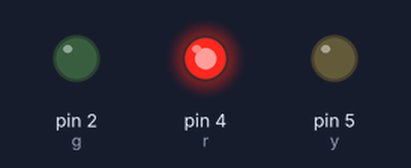
Recording of a sketch running on a simulated Arduino Uno, built with avr-gcc and run on an emulated ATmega328P. Shown: output pins drawn as LEDs (lit = HIGH).

Above: at 2.0 s.
At 6.9 s:
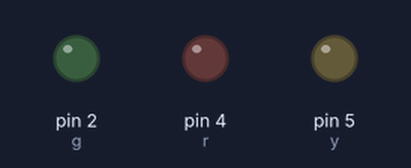
At 11.7 s:
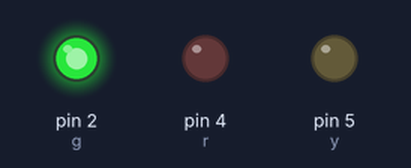
At 16.9 s:
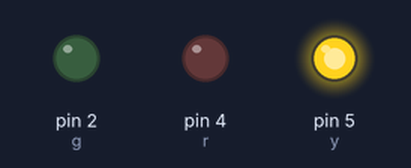
Timing chart, 0 to 24.2 s (numbered marks = the images above):
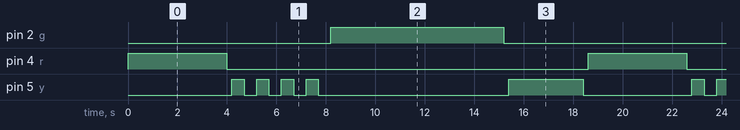

Measured:
- by itself, pin 2 (g): alternates HIGH for 7.0 s and LOW for 11.6 s
- by itself, pin 4 (r): alternates HIGH for 4.0 s and LOW for 14.6 s
- by itself, pin 5 (y): repeats every 18.6 s: 3 × (LOW 0.50 s, HIGH 0.50 s), LOW 7.7 s, HIGH 3.0 s, LOW 4.4 s, HIGH 0.50 s

The sketch:

traffic_light.ino
```cpp
int y = 5;
int g = 2;
int r = 4;
int x=0;
void setup() {

pinMode(r,OUTPUT);
pinMode(y,OUTPUT);
pinMode(g,OUTPUT);
}

void loop() {
  digitalWrite(r,HIGH);
  delay(4000);
   digitalWrite(r,LOW);
  delay(200);
  for(x = 0;x<4;x++) {digitalWrite(y,HIGH);
  delay(500);
   digitalWrite(y,LOW);
  delay(500);
    }
    x=0;
    digitalWrite(g,HIGH);
  delay(7000);
   digitalWrite(g,LOW);
  delay(200);


     digitalWrite(y,HIGH);
  delay(3000);
   digitalWrite(y,LOW);
  delay(200);


}
```
